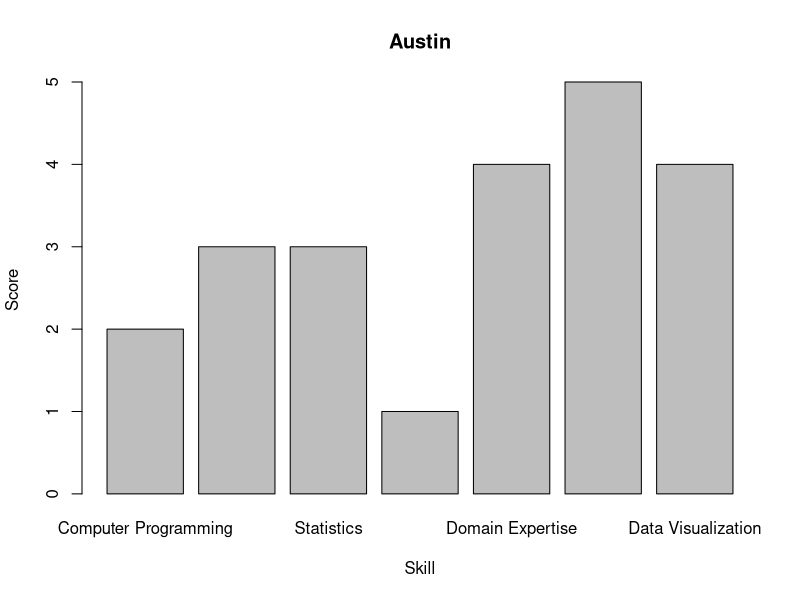

Write R code to recreate this figure.
## ---- chunk 1
skill <- c("Computer Programming","Math","Statistics","Machine Learning","Domain Expertise","Communication/Presentation", "Data Visualization")
score <- c(2,3,3,1,4,5,4)
profile <- data.frame(skill, score)
barplot(score, names.arg=skill, main="Austin", xlab="Skill", ylab="Score")
